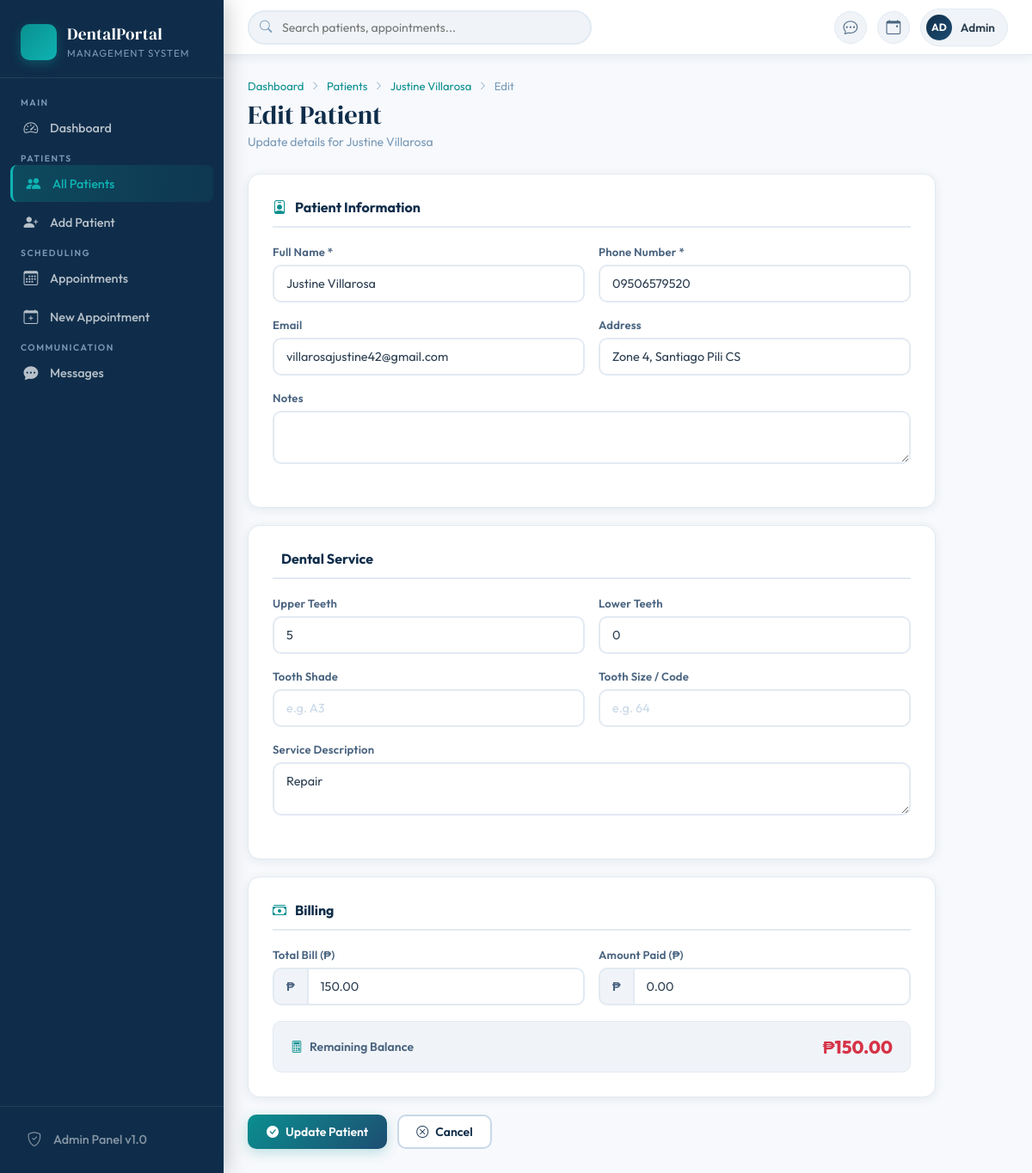
The app's page /customers/edit.php?id=4 with its own data.
### tables this page shows
CREATE TABLE IF NOT EXISTS customers (
    id INT AUTO_INCREMENT PRIMARY KEY,
    customer_name VARCHAR(255) NOT NULL,
    phone_number VARCHAR(30) NOT NULL,
    email VARCHAR(255) DEFAULT NULL,
    address TEXT DEFAULT NULL,
    date_created DATETIME DEFAULT CURRENT_TIMESTAMP,
    notes TEXT DEFAULT NULL
);

CREATE TABLE IF NOT EXISTS dental_services (
    id INT AUTO_INCREMENT PRIMARY KEY,
    customer_id INT NOT NULL,
    tooth_upper INT DEFAULT 0,
    tooth_lower INT DEFAULT 0,
    tooth_shade VARCHAR(20) DEFAULT NULL,
    tooth_size VARCHAR(20) DEFAULT NULL,
    description TEXT DEFAULT NULL,
    total_bill DECIMAL(10,2) DEFAULT 0.00,
    amount_paid DECIMAL(10,2) DEFAULT 0.00,
    payment_status ENUM('pending','partial','paid') DEFAULT 'pending',
    date_created DATETIME DEFAULT CURRENT_TIMESTAMP,
    FOREIGN KEY (customer_id) REFERENCES customers(id) ON DELETE CASCADE
);

### customers/edit.php (the view, shortened to what this page needs)
<?php
include "../db_conn.php";
$id = (int)$_GET['id'];
$customer = $conn->prepare("SELECT * FROM customers WHERE id = ?");
$customer->execute([$id]);
$c = $customer->fetch();
$service = $conn->prepare("SELECT * FROM dental_services WHERE customer_id = ? ORDER BY id DESC LIMIT 1");
$service->execute([$id]);
$s = $service->fetch();
?>
<!DOCTYPE html>
<html lang="en">
<head>
    <link href="https://cdn.jsdelivr.net/npm/bootstrap-icons@1.11.0/font/bootstrap-icons.css" rel="stylesheet">
    <link href="../assets/style.css" rel="stylesheet">
</head>
<body>
<?php include '../partials/sidebar.php'; ?>
<div class="main-wrap">
<?php include '../partials/topbar.php'; ?>
<div class="page-content">
    <div class="breadcrumb-dp">
        <a href="../index.php">Dashboard</a>
        <i class="bi bi-chevron-right"></i>
        <a href="list.php">Patients</a>
        <i class="bi bi-chevron-right"></i>
        <a href="view.php?id=<?php echo $id; ?>"><?php echo htmlspecialchars($c['customer_name']); ?></a>
        <i class="bi bi-chevron-right"></i>
        <span>Edit</span>
    </div>
    <div class="page-header">
        <div>
            <h1 class="page-title">Edit Patient</h1>
            <p class="page-subtitle">Update details for <?php echo htmlspecialchars($c['customer_name']); ?></p>
        </div>
    </div>
    <form method="POST" class="form-wrap">
        <div class="form-section">
            <div class="form-section-title"><i class="bi bi-person-badge"></i> Patient Information</div>
            <div class="form-row">
                <div class="form-group">
                    <label class="form-label-dp">Full Name *</label>
                    <input type="text" name="customer_name" class="form-control-dp" required value="<?php echo htmlspecialchars($c['customer_name']); ?>">
                </div>
                <div class="form-group">
                    <label class="form-label-dp">Phone Number *</label>
                    <input type="text" name="phone_number" class="form-control-dp" required value="<?php echo htmlspecialchars($c['phone_number']); ?>">
                </div>
            </div>
            <div class="form-row">
                <div class="form-group">
                    <label class="form-label-dp">Email</label>
                    <input type="email" name="email" class="form-control-dp" value="<?php echo htmlspecialchars($c['email'] ?? ''); ?>">
                </div>
                <div class="form-group">
                    <label class="form-label-dp">Address</label>
                    <input type="text" name="address" class="form-control-dp" value="<?php echo htmlspecialchars($c['address'] ?? ''); ?>">
                </div>
            </div>
            <div class="form-group">
                <label class="form-label-dp">Notes</label>
                <textarea name="notes" class="form-control-dp auto-resize" rows="2"><?php echo htmlspecialchars($c['notes'] ?? ''); ?></textarea>
            </div>
        </div>
        <div class="form-section">
            <div class="form-section-title"><i class="bi bi-tooth"></i> Dental Service</div>
            <div class="form-row">
                <div class="form-group">
                    <label class="form-label-dp">Upper Teeth</label>
                    <input type="number" name="tooth_upper" class="form-control-dp" min="0" max="32" value="<?php echo $s['tooth_upper'] ?? 0; ?>">
                </div>
                <div class="form-group">
                    <label class="form-label-dp">Lower Teeth</label>
                    <input type="number" name="tooth_lower" class="form-control-dp" min="0" max="32" value="<?php echo $s['tooth_lower'] ?? 0; ?>">
                </div>
            </div>
            <div class="form-row">
                <div class="form-group">
                    <label class="form-label-dp">Tooth Shade</label>
                    <input type="text" name="tooth_shade" class="form-control-dp" placeholder="e.g. A3" value="<?php echo htmlspecialchars($s['tooth_shade'] ?? ''); ?>">
                </div>
                <div class="form-group">
                    <label class="form-label-dp">Tooth Size / Code</label>
                    <input type="text" name="tooth_size" class="form-control-dp" placeholder="e.g. 64" value="<?php echo htmlspecialchars($s['tooth_size'] ?? ''); ?>">
                </div>
            </div>
            <div class="form-group">
                <label class="form-label-dp">Service Description</label>
                <textarea name="service_description" class="form-control-dp auto-resize" rows="2"><?php echo htmlspecialchars($s['description'] ?? ''); ?></textarea>
            </div>
        </div>
        <div class="form-section">
            <div class="form-section-title"><i class="bi bi-cash-stack"></i> Billing</div>
            <div class="form-row">
                <div class="form-group">
                    <label class="form-label-dp">Total Bill (₱)</label>
                    <div class="input-prefix">
                        <span class="input-prefix-text">₱</span>
                        <input type="number" name="total_bill" step="0.01" class="form-control-dp" id="totalBill" value="<?php echo $s['total_bill'] ?? 0; ?>">
                    </div>
                </div>
                <div class="form-group">
                    <label class="form-label-dp">Amount Paid (₱)</label>
                    <div class="input-prefix">
                        <span class="input-prefix-text">₱</span>
                        <input type="number" name="amount_paid" step="0.01" class="form-control-dp" id="amountPaid" value="<?php echo $s['amount_paid'] ?? 0; ?>">
                    </div>
                </div>
            </div>
            <div style="background:var(--gray-50);border-radius:10px;padding:16px 20px;display:flex;justify-content:space-between;align-items:center;border:1px solid var(--gray-100);">
                <span style="font-weight:600;color:var(--gray-600);font-size:0.875rem;display:flex;align-items:center;gap:8px;">
                    <i class="bi bi-calculator" style="color:var(--teal);"></i> Remaining Balance
                </span>
                <span id="balanceDisplay" style="font-size:1.3rem;font-weight:800;color:var(--navy);">₱0.00</span>
            </div>
        </div>
        <div class="form-actions">
            <button type="submit" name="submit" class="btn-primary-dp">
                <i class="bi bi-check-circle-fill"></i> Update Patient
            </button>
            <a href="view.php?id=<?php echo $id; ?>" class="btn-outline-dp">
                <i class="bi bi-x-circle"></i> Cancel
            </a>
        </div>
    </form>
</div>
</div>
</body>
</html>

### assets/style.css (style rules this page uses)
:root { --navy: #0f2d4a; --navy-mid: #1a3f5c; --navy-soft: #1e4d72; --teal: #0a8f8f; --teal-soft: #0fb3b3; --gold: #d4a843; --gold-soft: #e8c56a; --white: #ffffff; --off-white: #f7f9fc; --gray-50: #f0f4f8; --gray-100: #e2eaf2; --gray-200: #c8d8e8; --gray-400: #7a9ab8; --gray-600: #4a6480; --gray-800: #2c3e50; --success: #1aaa6e; --warning: #e08b1a; --danger: #d63348; --info: #2a7fcf; --sidebar-w: 260px; --topbar-h: 64px; --radius: 14px; --radius-sm: 8px; --shadow: 0 2px 12px rgba(15,45,74,0.08); --shadow-md: 0 4px 24px rgba(15,45,74,0.14); --shadow-lg: 0 8px 40px rgba(15,45,74,0.2); --transition: all 0.22s cubic-bezier(0.4,0,0.2,1); }
*, *::before, *::after { box-sizing: border-box; margin: 0; padding: 0; }
html { font-size: 16px; scroll-behavior: smooth; }
body { font-family: 'Outfit', sans-serif; background: var(--off-white); color: var(--gray-800); min-height: 100vh; display: flex; overflow-x: hidden; }
.main-wrap { margin-left: var(--sidebar-w); flex: 1; display: flex; flex-direction: column; min-height: 100vh; transition: var(--transition); }
.page-content { flex: 1; padding: 28px; max-width: 1400px; width: 100%; }
.page-header { display: flex; align-items: flex-start; justify-content: space-between; margin-bottom: 28px; gap: 16px; flex-wrap: wrap; }
.page-title { font-family: 'DM Serif Display', serif; font-size: 1.9rem; font-weight: 400; color: var(--navy); line-height: 1.2; }
.page-subtitle { font-size: 0.875rem; color: var(--gray-400); margin-top: 4px; }
.btn-primary-dp { background: linear-gradient(135deg, var(--teal), var(--navy-soft)); color: white; border: none; padding: 11px 22px; border-radius: 10px; font-family: 'Outfit', sans-serif; font-size: 0.875rem; font-weight: 600; display: inline-flex; align-items: center; gap: 8px; cursor: pointer; text-decoration: none; transition: var(--transition); box-shadow: 0 4px 14px rgba(10,143,143,0.25); white-space: nowrap; }
.btn-outline-dp { background: white; color: var(--navy); border: 2px solid var(--gray-200); padding: 9px 20px; border-radius: 10px; font-family: 'Outfit', sans-serif; font-size: 0.875rem; font-weight: 600; display: inline-flex; align-items: center; gap: 8px; cursor: pointer; text-decoration: none; transition: var(--transition); }
.form-wrap { max-width: 800px; }
.form-section { background: white; border-radius: var(--radius); padding: 28px; margin-bottom: 20px; box-shadow: var(--shadow); border: 1px solid var(--gray-100); }
.form-section-title { font-size: 1rem; font-weight: 700; color: var(--navy); margin-bottom: 20px; display: flex; align-items: center; gap: 10px; padding-bottom: 12px; border-bottom: 2px solid var(--gray-100); }
.form-section-title i { color: var(--teal); }
.form-group { margin-bottom: 18px; }
.form-label-dp { display: block; font-size: 0.82rem; font-weight: 600; color: var(--gray-600); margin-bottom: 7px; letter-spacing: 0.2px; }
.form-control-dp { width: 100%; padding: 11px 14px; border: 2px solid var(--gray-100); border-radius: 10px; font-family: 'Outfit', sans-serif; font-size: 0.9rem; color: var(--gray-800); background: white; transition: var(--transition); -webkit-appearance: none; }
.form-control-dp::placeholder { color: var(--gray-200); }
.input-prefix { display: flex; align-items: center; }
.input-prefix-text { padding: 11px 14px; background: var(--gray-50); border: 2px solid var(--gray-100); border-right: none; border-radius: 10px 0 0 10px; font-size: 0.9rem; font-weight: 600; color: var(--gray-600); }
.input-prefix .form-control-dp { border-radius: 0 10px 10px 0; }
.form-row { display: grid; grid-template-columns: 1fr 1fr; gap: 16px; }
.form-actions { display: flex; gap: 12px; align-items: center; flex-wrap: wrap; }
.breadcrumb-dp { display: flex; align-items: center; gap: 8px; font-size: 0.82rem; color: var(--gray-400); margin-bottom: 8px; }
.breadcrumb-dp a { color: var(--teal); text-decoration: none; }
.breadcrumb-dp i { font-size: 0.65rem; }

### records on screen
customers: customer_name "Justine Villarosa", phone_number "09506579520", email "villarosajustine42@gmail.com", address "Zone 4, Santiago Pili CS"
dental_services: tooth_upper "5", tooth_lower "0", service_description "Repair", total_bill "150.00", amount_paid "0.00"
